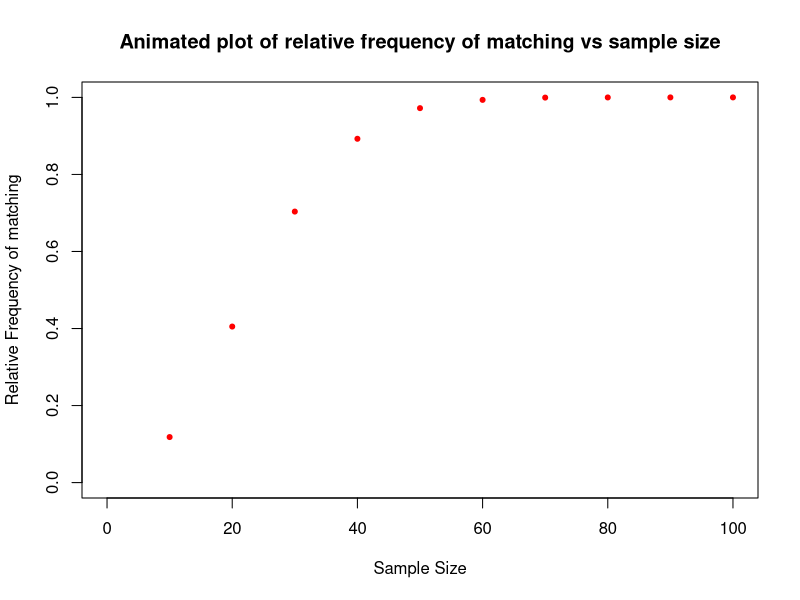

Reproduce this figure in R.
p <- 1:365

matched <- c()

for (i in 1:10000) {
  birthdays <- sample(p, size = 60, replace = TRUE)
  matched[i] <- ifelse(length(which(table(birthdays) > 1)) > 0, 1, 0)
}

cum_freq <- cumsum(matched)

relative_frequency <- cum_freq / 1:10000

estimated_prob <- relative_frequency[length(relative_frequency)]

estimated_prob

sizes <- seq(10, 100, 10); sizes

probs <- c()

for (k in 1:length(sizes)) {
  
  matched <- c()
  
  for (i in 1:10000) {
    birthdays <- sample(p, size = sizes[k], replace = TRUE)
    matched[i] <- ifelse(length(which(table(birthdays) > 1)) > 0, 1, 0)
  }
  
  cum_freq <- cumsum(matched)
  
  relative_frequency <- cum_freq / 1:10000
  
  probs[k] <- relative_frequency[length(relative_frequency)]
}

probs

plot(NA, NA,
     xlim = c(0, 100), ylim = c(0, 1),
     xlab = "Sample Size", ylab = "Relative Frequency of matching",
     main = "Animated plot of relative frequency of matching vs sample size")

for (i in 1:length(probs)) {
  points(x = sizes[i], y = probs[i], col = "red", pch = 20)
  Sys.sleep(1)
}
